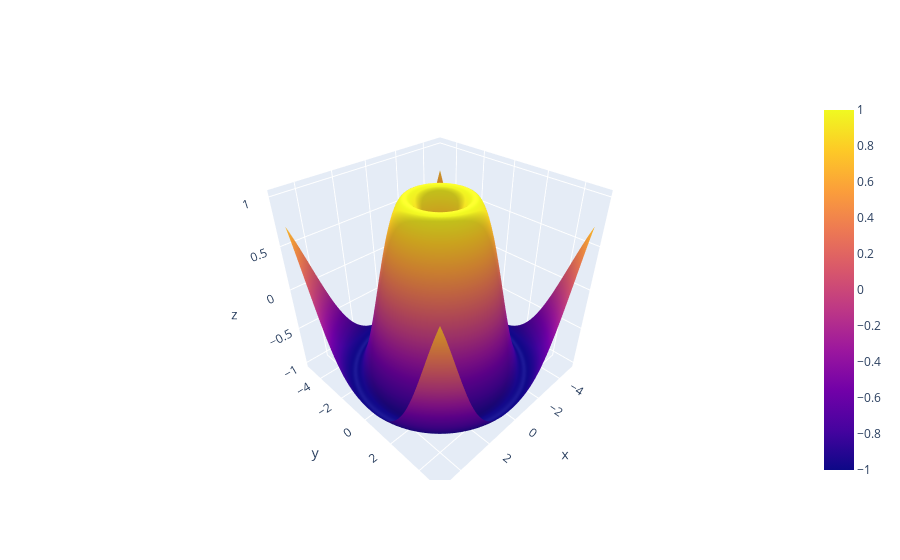

Notebook cell for this chart:
### Code cell
fig = go.Figure(data=[go.Surface(z=z, x=x, y=y)])
fig

### Figure 1 — Plotly figure (JSON) as saved in the notebook; plotly's stock layout.template omitted (floating-point values rounded to 4 significant figures; data arrays with more than 128 entries replaced by an {"elided": "..."} marker saying what was removed)
{"data": [{"type": "surface", "x": {"elided": "100x100 float values"}, "y": {"elided": "100x100 float values"}, "z": {"elided": "100x100 float values"}}], "layout": {"autosize": true, "scene": {"aspectmode": "auto", "aspectratio": {"x": 1, "y": 1, "z": 1}}}}
